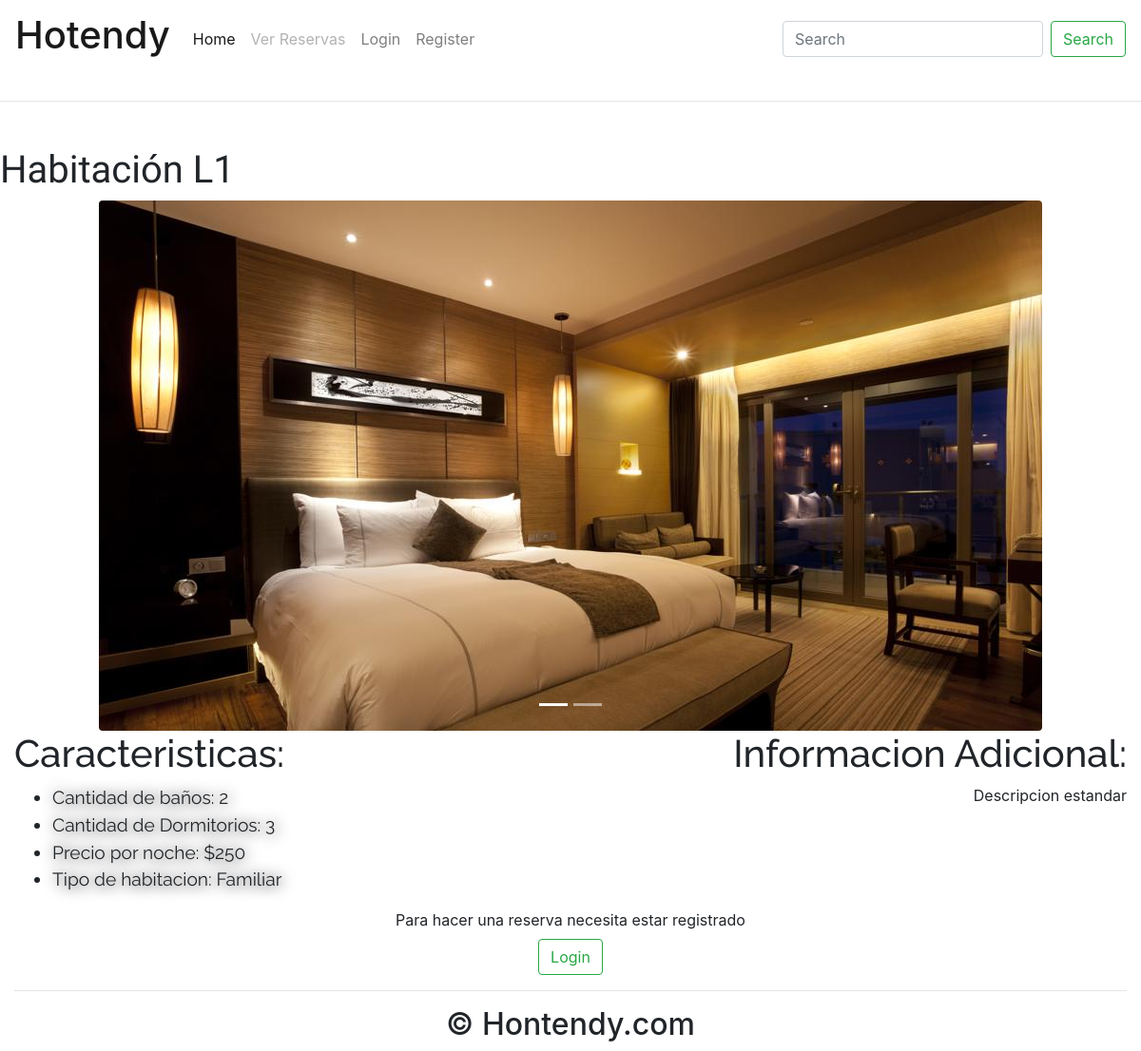
/habitacion/16/, run on the app's committed database.
### Proyecto/models.py (models this page shows, shortened)
class Habitacion(models.Model):
    precio_noche = models.IntegerField()
    descripcion = models.TextField(max_length=500, default="Descripcion estandar")
    num_habitacion = models.CharField(max_length= 5)
    cant_dormitorios = models.IntegerField()
    cant_banios = models.IntegerField()
    status_estado = [
        ('Disponible', 'D'),
        ('Ocupado', 'O'),
    ]
    estado = models.CharField(max_length=50, choices=status_estado, default='Disponible')
    status=[
    ('Suite', 'Suite'),
    ('Matrimonial', 'Matrimonial'),
    ('Individual', 'Individual'),
    ('Familiar', 'Familiar'),
    ('Normal', 'Normal'),
    ('Presidencial', 'Presidencial'),
    ]
    tipo_habitacion = models.CharField(max_length = 50,choices = status, default='Normal')
    img_habitacion = models.ImageField(max_length=100, default='/img_habitacion/habitacion_prueba.jpg', upload_to='img_habitacion/', blank=True, null=True)
    class Meta:
        verbose_name = 'Habitacion'
        verbose_name_plural = 'Habitaciones'

### Proyecto/views.py (the view)
# urls.py: path('habitacion/<str:Habitacion>/',HabitacionView,name='habitaciones'),
def HabitacionView(request, Habitacion):
    from .models import Habitacion as habitacion
    habitaciones = habitacion.objects.get(pk=Habitacion)
    hotel = Hotel.objects.all()
    search_post = request.GET.get('search')
    str(search_post)
    if search_post:
        hotel = Hotel.objects.filter(Q(nombre__icontains=search_post))
    else:
        pass
    context = {
        'habitacion': habitaciones,
        'hotel': hotel,
    }
    return render(request, 'Proyecto/habitaciones.html', context)

### templates/Proyecto/habitaciones.html (shortened to what this page needs)
{% extends "Proyecto/home2.html" %}
{% load staticfiles %}
{% block styles %}
<link rel="stylesheet" href="{% static 'style_hab_reserva.css' %}">
{% endblock %}
{% block content %}
    <br>
    <h1 id="numhab"> Habitación {{ habitacion.num_habitacion }}</h1>
    <div id="carouselExampleIndicators" class="carousel slide" data-ride="carousel">
        <ol class="carousel-indicators">
            <li data-target="#carouselExampleIndicators" data-slide-to="0" class="active"></li>
            <li data-target="#carouselExampleIndicators" data-slide-to="1"></li>
        </ol>
        <div class="carousel-inner">
            <div class="carousel-item active ">
                <img class="rounded mx-auto d-block" src="/media/{{ habitacion.img_habitacion }}"
                     alt="Imagen de la habitacion">
            </div>
        </div>
    </div>
    <div class="container-fluid" id="Descripcion">
        <div class="row">
            <div class="col-md">
                <h1 class="hab_estilo_descp">Caracteristicas:</h1>
                <ul class="caracc">
                    <li>Cantidad de baños: {{ habitacion.cant_banios }}</li>
                    <li>Cantidad de Dormitorios: {{ habitacion.cant_dormitorios }}</li>
                    <li>Precio por noche: ${{ habitacion.precio_noche }}</li>
                    <li>Tipo de habitacion: {{ habitacion.tipo_habitacion }}</li>
                </ul>
            </div>
            <div class="col-md" id="infhab">
                <h1 class="hab_estilo_descp">Informacion Adicional:</h1>
                <p>{{ habitacion.descripcion }}</p>
            </div>
        </div>
    </div>
    <div class="row text-center"  >
        {% if request.user.is_authenticated and habitacion.estado == "Disponible" %}
            <div class="col-12 ">
                <a type="Summy" href={% url "reservar" habitacion.id %}>
                    <button class="btn btn-outline-success my-2 my-sm-0 zoom">Reservar</button>
                </a>
            </div>
        {% elif request.user.is_authenticated and habitacion.estado == "Ocupado" %}
            <div class="col-12">
                <a type="Summy" href={% url "eliminar_reserva" habitacion.id %}>
                    <button class="btn btn-outline-success my-2 my-sm-0 zoom">Eliminar Reserva</button>
                </a>
            </div>
        {% else %}
            <div class="col-12">
                <form action="{% url "login" %}">
                    <label>Para hacer una reserva necesita estar registrado</label><br>
                    <button class="btn btn-outline-success"> Login</button>
                </form>
            </div>
        {% endif %}
    </div>
{% endblock %}
{% block footer %}
    <footer>
        <div class="container-fluid padding">
            <div class="row text-center">
                <div class="col-12">
                    <hr class="light">
                    <h2>&copy; Hontendy.com</h2>
                </div>
            </div>
        </div>
    </footer>
{% endblock %}

### Proyecto/static/style_hab_reserva.css (style rules this page uses)
.hab_estilo_descp { font-family: 'Raleway', sans-serif; }
#numhab { font-family: 'Sansita Swashed', cursive; }
#infhab { align-self: auto; text-align: right; }
.caracc { font-family: 'Raleway'; font-size: larger; text-shadow: 1px 1px 15px #000; }

### data on the page
Habitacion: num_habitacion "L1", img_habitacion (picture), cant_banios "2", cant_dormitorios "3", precio_noche "250", tipo_habitacion "Familiar", descripcion "Descripcion estandar"
